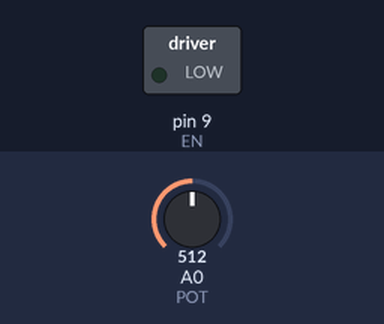
The sketch below on a simulated Arduino Uno, built with avr-gcc and run on an emulated ATmega328P. Shown: switched loads named in the sketch (green lamp = pin HIGH). The test bench sets the inputs (shaded band); at power-on: A0 (POT) = 512.

Above: at 1.2 s.
1.3 s: A0 (POT) set to 716
At 2.3 s:
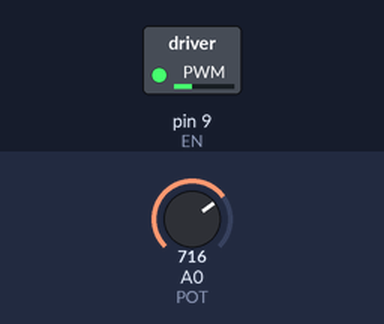
2.8 s: A0 (POT) set to 900
At 3.9 s:
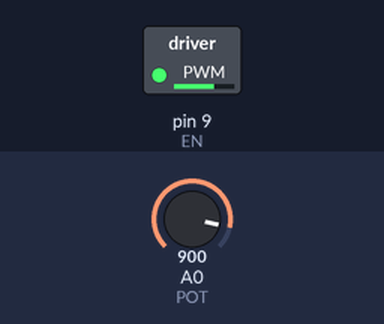
4.3 s: A0 (POT) set to 1023
At 5.5 s:
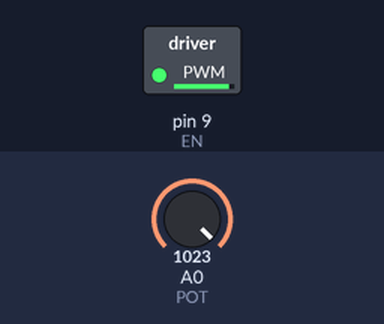
5.8 s: A0 (POT) set to 552
At 6.2 s:
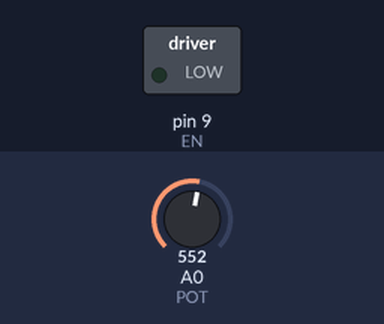
Timing chart, 0 to 8.3 s (numbered marks = the images above; inputs shaded):
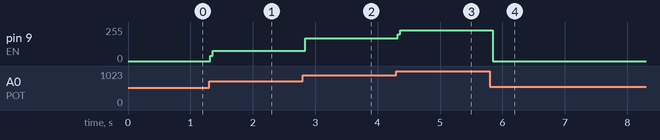

The sketch:

Hbridge.ino
```cpp
// HBridge motor control
const int EN=9;     // Half bridge ! enable
const int MC1=3;    // Motor control 1
const int MC2=2;    // Motor control 2
const int POT=0;    // POT on Analog Pin 0

int val = 0;
int velocity = 0;

void setup() {
}

void loop()
{
        val = analogRead(POT);

        // go forward
        if (val > 562)
        {
                velocity = map(val, 563, 1023, 0, 255);
                forward(velocity);
        }

        // go backward
        else if (val < 462)
        {
                velocity = map(val, 461, 0, 0, 255);
                reverse(velocity);
        }

        // break
        else
        {
                brake();
        }

}

// Motor goes forward at given rate (0-255)
void forward (int rate)
{
        digitalWrite(EN, LOW);
        digitalWrite(MC1, HIGH);
        digitalWrite(MC2, LOW);
        analogWrite(EN, rate);
}

// Motor goes backward at given rate (0-255)
void reverse (int rate)
{
        digitalWrite(EN, LOW);
        digitalWrite(MC1, LOW);
        digitalWrite(MC2, HIGH);
        analogWrite(EN, rate);
}

// Stop motor
void brake ()
{
        digitalWrite(EN, LOW);
        digitalWrite(MC1, LOW);
        digitalWrite(MC2, LOW);
        analogWrite(EN, HIGH);
}
```

Measured:
- after the input at 1.3 s, pin 9 (EN): 0/255 → 76/255 at once
- after the input at 2.8 s, pin 9 (EN): 76/255 → 169/255 at once
- after the input at 4.3 s, pin 9 (EN): 169/255 → 232/255 at once
- after the input at 5.8 s, pin 9 (EN): 232/255 → 0/255 at once
